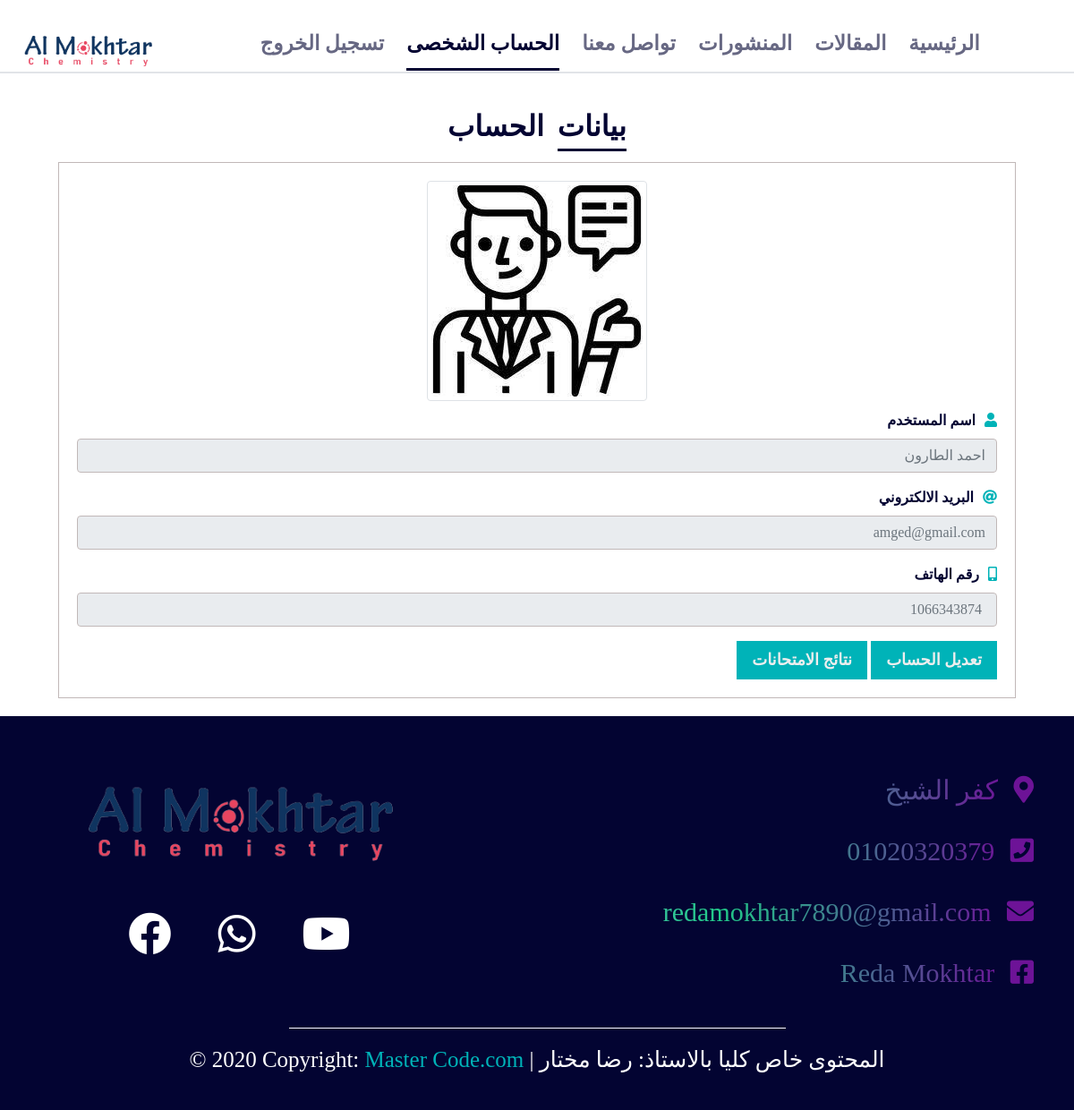
The app's page /account.php (signed in) with its own data.
### tables this page shows
CREATE TABLE `members` (
  `userid` int(11) NOT NULL,
  `username` varchar(255) NOT NULL,
  `password` varchar(255) NOT NULL,
  `email` varchar(255) DEFAULT NULL,
  `fullname` varchar(255) DEFAULT NULL,
  `groupid` int(11) NOT NULL DEFAULT 0,
  `regstatus` int(11) NOT NULL DEFAULT 0,
  `date` date NOT NULL,
  `avatar` varchar(225) NOT NULL DEFAULT 'img.png',
  `lil` text DEFAULT NULL,
  `exam answer` int(11) DEFAULT NULL,
  `lil_data` date DEFAULT NULL,
  `phone` int(20) DEFAULT NULL,
  `only` int(11) NOT NULL DEFAULT 0
);

### account.php (the view, shortened to what this page needs)
<?php
include 'inital.php';
$getUser = $con->prepare("SELECT * FROM members WHERE username = ?");
$getUser->execute(array($sessionUser));
$info = $getUser->fetch();
if (isset($_SESSION['user']) && $info['regstatus'] == 1) {
?>
<body>
    <?php include $tpl . 'partial/header_2.php'; ?>
    <section class="section2_5 section5">
        <div class="container text-right">
            <h2 class="text-center"><span>بيانات</span> الحساب</h2>
            <div class="modal-body">
                <?php
                    if (isset($info['avatar']) && $info['avatar'] !== '') {
                        echo '<img src="layouts/img/'.$info['avatar'].'" class="img-thumbnail">';
                    } else{
                        echo '<img src="layouts/img/img.png" class="img-thumbnail">';
                    }
                ?>
                <form>
                    <div class="form-group">
                        <label>اسم المستخدم</label>
                        <i class="fa fa-user"></i>
                        <input type="text" class="form-control" placeholder="<?php echo $info['username'];?>" readonly>
                    </div>
                    <div class="form-group">
                        <label>البريد الالكتروني</label>
                        <i class="fas fa-at"></i>
                        <input type="text" class="form-control" placeholder="<?php echo $info['email'];?>" readonly>
                    </div>
                    <div class="form-group">
                        <label> رقم الهاتف</label>
                        <i class="fas fa-mobile-alt"></i>
                        <input type="text" class="form-control" placeholder="<?php echo $info['phone'];?> " readonly>
                    </div>
                    <button type="button" class="btn btn-orange" data-toggle="modal" data-target="#results">نتائج الامتحانات</button>
                    <button type="button" class="btn btn-orange" data-toggle="modal" data-target="#sign">تعديل الحساب</button>
                </form>
            </div>
        </div>
    </section>
    <?php include $tpl . 'partial/footer.php'; ?>
</body>
<?php
include $tpl . 'scripts.php';
}else {
    header('Location: reg.php');
    exit();
}
?>

### layouts/css/index.css (style rules this page uses)
body { font-family: Almarai; overflow-x: hidden; }
.section2_5 { margin-top: 20px; }
.section2_5 h2 { font-weight: bold; color: #030432; margin-top: 40px; }
.section2_5 h2 span { border-bottom: 3px solid #030432; padding-bottom: 7px; margin-left: 7px; }
.section2_5 .modal-body { padding: 20px; border: 1px solid; margin: 20px; border-color: #c1b8b8; }
.section2_5 .modal-body label { color: #030432; font-weight: 600; }
.section2_5 .modal-body i { font-size: 16px; margin-left: 6px; color: #00b3b8; }
.section2_5 .modal-body input, .section2_5 .modal-body textarea { border-color: #c1b8b8; text-align: right; }
.section2_5 .modal-body .btn-orange { color: #eee; background-color: #00b3b8; padding: 6px 15px; border-radius: 0; font-size: 18px; font-weight: bold; border: 2px solid #00b3b8; }
.section5 img { margin: auto; display: block; margin-bottom: 10px; }

### layouts/css/mains.css (style rules this page uses)
body { font-family: Almarai; }

### records on screen
members: avatar (picture), username "احمد الطارون", email "amged@gmail.com", phone "1066343874"
